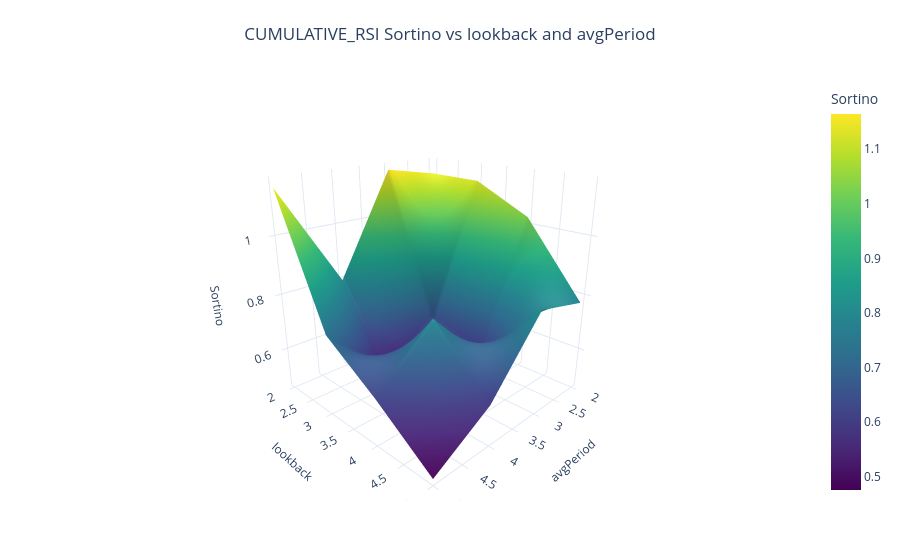

This figure's notebook cell:
### Code cell
# Via dispatcher
df_2d_dispatch, fig_2d_dispatch = explorer.plot_nd_parameter_analysis(
    module_name='cumulative_rsi',
    param_names=['lookback', 'avgPeriod'],
    feature_name='signal',
    target_col='log_return',
    base_model=model,
    metric=metric
)
print("Dispatcher 2D matches direct call:", df_2d.shape == df_2d_dispatch.shape)

### Figure 1 — Plotly figure (JSON) as saved in the notebook; plotly's stock layout.template omitted (floating-point values rounded to 4 significant figures)
{"data": [{"colorbar": {"title": {"text": "Sortino"}}, "colorscale": [[0, "#440154"], [0.1111, "#482878"], [0.2222, "#3e4989"], [0.3333, "#31688e"], [0.4444, "#26828e"], [0.5556, "#1f9e89"], [0.6667, "#35b779"], [0.7778, "#6ece58"], [0.8889, "#b5de2b"], [1, "#fde725"]], "connectgaps": true, "hovertemplate": "<b>lookback</b>: %{y:.2f}<br><b>avgPeriod</b>: %{x:.2f}<br><b>sortino</b>: %{z:.4f}<extra></extra>", "type": "surface", "x": [2, 3, 4, 5], "y": [2, 3, 4, 5], "z": [[1.13, 1.165, 0.7967, 1.153], [1.125, 0.6391, 0.5195, 0.7342], [1.026, 0.5828, 0.7898, 0.614], [0.7748, 0.8172, 0.5935, 0.4754]]}], "layout": {"margin": {"b": 60, "l": 60, "r": 60, "t": 80}, "scene": {"aspectmode": "auto", "camera": {"center": {"x": 0, "y": 0, "z": 0}, "eye": {"x": 1.5, "y": 1.5, "z": 0.8}, "up": {"x": 0, "y": 0, "z": 1}}, "xaxis": {"showspikes": false, "title": {"font": {"size": 12}, "text": "avgPeriod"}}, "yaxis": {"showspikes": false, "title": {"font": {"size": 12}, "text": "lookback"}}, "zaxis": {"showspikes": false, "title": {"font": {"size": 12}, "text": "Sortino"}}}, "showlegend": false, "title": {"text": "CUMULATIVE_RSI Sortino vs lookback and avgPeriod", "x": 0.5}}}
